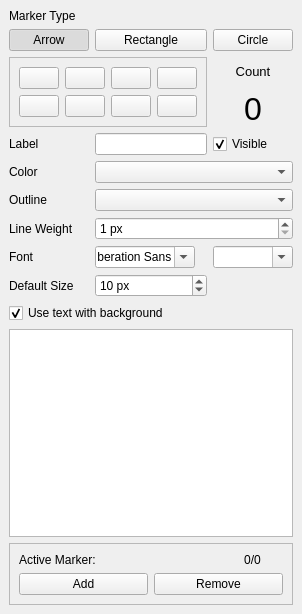
<?xml version="1.0" encoding="UTF-8"?>
<ui version="4.0">
 <class>MarkerDock</class>
 <widget class="QDockWidget" name="MarkerDock">
  <property name="geometry">
   <rect>
    <x>0</x>
    <y>0</y>
    <width>280</width>
    <height>614</height>
   </rect>
  </property>
  <property name="allowedAreas">
   <set>Qt::LeftDockWidgetArea|Qt::RightDockWidgetArea</set>
  </property>
  <property name="windowTitle">
   <string>Marker Properties</string>
  </property>
  <widget class="QWidget" name="dockWidgetContents">
   <layout class="QGridLayout" name="gridLayout_3">
    <item row="4" column="0">
     <widget class="QLabel" name="label1">
      <property name="text">
       <string>Label</string>
      </property>
     </widget>
    </item>
    <item row="1" column="0">
     <widget class="QPushButton" name="arrow">
      <property name="text">
       <string>Arrow</string>
      </property>
      <property name="icon">
       <iconset resource="imageraster.qrc">
        <normaloff>:/Resources/LineMarker.png</normaloff>:/Resources/LineMarker.png</iconset>
      </property>
      <property name="checkable">
       <bool>true</bool>
      </property>
      <property name="checked">
       <bool>true</bool>
      </property>
     </widget>
    </item>
    <item row="5" column="0">
     <widget class="QLabel" name="label_13">
      <property name="text">
       <string>Color</string>
      </property>
     </widget>
    </item>
    <item row="4" column="2">
     <widget class="QCheckBox" name="checkBox">
      <property name="text">
       <string>Visible</string>
      </property>
      <property name="checked">
       <bool>true</bool>
      </property>
     </widget>
    </item>
    <item row="5" column="1" colspan="2">
     <widget class="ColorEditor" name="color1"/>
    </item>
    <item row="0" column="0">
     <widget class="QLabel" name="label_3">
      <property name="text">
       <string>Marker Type</string>
      </property>
     </widget>
    </item>
    <item row="1" column="1">
     <widget class="QPushButton" name="rect_">
      <property name="text">
       <string>Rectangle</string>
      </property>
      <property name="icon">
       <iconset resource="imageraster.qrc">
        <normaloff>:/Resources/RectMarker.png</normaloff>:/Resources/RectMarker.png</iconset>
      </property>
      <property name="checkable">
       <bool>true</bool>
      </property>
     </widget>
    </item>
    <item row="1" column="2">
     <widget class="QPushButton" name="circle">
      <property name="text">
       <string>Circle</string>
      </property>
      <property name="icon">
       <iconset resource="imageraster.qrc">
        <normaloff>:/Resources/CircleMarker.png</normaloff>:/Resources/CircleMarker.png</iconset>
      </property>
      <property name="checkable">
       <bool>true</bool>
      </property>
     </widget>
    </item>
    <item row="2" column="2">
     <widget class="QLabel" name="label_2">
      <property name="font">
       <font>
        <pointsize>10</pointsize>
       </font>
      </property>
      <property name="text">
       <string>Count</string>
      </property>
      <property name="alignment">
       <set>Qt::AlignCenter</set>
      </property>
     </widget>
    </item>
    <item row="3" column="2">
     <widget class="LabelDelegate" name="count">
      <property name="font">
       <font>
        <pointsize>24</pointsize>
       </font>
      </property>
      <property name="text">
       <string>0</string>
      </property>
      <property name="alignment">
       <set>Qt::AlignCenter</set>
      </property>
     </widget>
    </item>
    <item row="6" column="0">
     <widget class="QLabel" name="label_9">
      <property name="text">
       <string>Outline</string>
      </property>
     </widget>
    </item>
    <item row="6" column="1" colspan="2">
     <widget class="ColorEditor" name="color2"/>
    </item>
    <item row="7" column="0">
     <widget class="QLabel" name="label_12">
      <property name="text">
       <string>Line Weight</string>
      </property>
     </widget>
    </item>
    <item row="7" column="1" colspan="2">
     <widget class="QSpinBox" name="weight">
      <property name="sizePolicy">
       <sizepolicy hsizetype="Preferred" vsizetype="Fixed">
        <horstretch>0</horstretch>
        <verstretch>0</verstretch>
       </sizepolicy>
      </property>
      <property name="suffix">
       <string> px</string>
      </property>
      <property name="minimum">
       <number>1</number>
      </property>
     </widget>
    </item>
    <item row="9" column="0">
     <widget class="QLabel" name="label_10">
      <property name="text">
       <string>Font</string>
      </property>
      <property name="scaledContents">
       <bool>true</bool>
      </property>
      <property name="wordWrap">
       <bool>false</bool>
      </property>
     </widget>
    </item>
    <item row="9" column="1">
     <widget class="QFontComboBox" name="Font">
      <property name="sizePolicy">
       <sizepolicy hsizetype="Preferred" vsizetype="Fixed">
        <horstretch>0</horstretch>
        <verstretch>0</verstretch>
       </sizepolicy>
      </property>
      <property name="maximumSize">
       <size>
        <width>100</width>
        <height>16777215</height>
       </size>
      </property>
     </widget>
    </item>
    <item row="12" column="0" colspan="3">
     <widget class="QCheckBox" name="useBackground">
      <property name="text">
       <string>Use text with background</string>
      </property>
      <property name="checked">
       <bool>true</bool>
      </property>
     </widget>
    </item>
    <item row="13" column="0" colspan="3">
     <widget class="TableView" name="view"/>
    </item>
    <item row="4" column="1">
     <widget class="QLineEdit" name="label"/>
    </item>
    <item row="9" column="2">
     <widget class="FontSizeCombo" name="fontSize">
      <property name="editable">
       <bool>true</bool>
      </property>
      <property name="currentText">
       <string/>
      </property>
      <property name="currentIndex">
       <number>-1</number>
      </property>
     </widget>
    </item>
    <item row="2" column="0" rowspan="2" colspan="2">
     <widget class="QFrame" name="frame_2">
      <property name="frameShape">
       <enum>QFrame::StyledPanel</enum>
      </property>
      <property name="frameShadow">
       <enum>QFrame::Raised</enum>
      </property>
      <layout class="QGridLayout" name="gridLayout_2">
       <item row="0" column="0">
        <widget class="QPushButton" name="bw">
         <property name="sizePolicy">
          <sizepolicy hsizetype="Maximum" vsizetype="Fixed">
           <horstretch>0</horstretch>
           <verstretch>0</verstretch>
          </sizepolicy>
         </property>
         <property name="toolTip">
          <string>Black/White</string>
         </property>
         <property name="text">
          <string/>
         </property>
         <property name="icon">
          <iconset resource="imageraster.qrc">
           <normaloff>:/Resources/Preset1.png</normaloff>:/Resources/Preset1.png</iconset>
         </property>
        </widget>
       </item>
       <item row="0" column="1">
        <widget class="QPushButton" name="fuchsia">
         <property name="sizePolicy">
          <sizepolicy hsizetype="Maximum" vsizetype="Fixed">
           <horstretch>0</horstretch>
           <verstretch>0</verstretch>
          </sizepolicy>
         </property>
         <property name="toolTip">
          <string>Fuchsia/Black</string>
         </property>
         <property name="text">
          <string/>
         </property>
         <property name="icon">
          <iconset resource="imageraster.qrc">
           <normaloff>:/Resources/Preset2.png</normaloff>:/Resources/Preset2.png</iconset>
         </property>
        </widget>
       </item>
       <item row="0" column="2">
        <widget class="QPushButton" name="green">
         <property name="sizePolicy">
          <sizepolicy hsizetype="Maximum" vsizetype="Fixed">
           <horstretch>0</horstretch>
           <verstretch>0</verstretch>
          </sizepolicy>
         </property>
         <property name="toolTip">
          <string>Green/Black</string>
         </property>
         <property name="text">
          <string/>
         </property>
         <property name="icon">
          <iconset resource="imageraster.qrc">
           <normaloff>:/Resources/Preset6.png</normaloff>:/Resources/Preset6.png</iconset>
         </property>
        </widget>
       </item>
       <item row="0" column="3">
        <widget class="QPushButton" name="mono">
         <property name="sizePolicy">
          <sizepolicy hsizetype="Maximum" vsizetype="Fixed">
           <horstretch>0</horstretch>
           <verstretch>0</verstretch>
          </sizepolicy>
         </property>
         <property name="toolTip">
          <string>Magenta/Transparent</string>
         </property>
         <property name="text">
          <string/>
         </property>
         <property name="icon">
          <iconset resource="imageraster.qrc">
           <normaloff>:/Resources/Preset7.png</normaloff>:/Resources/Preset7.png</iconset>
         </property>
        </widget>
       </item>
       <item row="1" column="0">
        <widget class="QPushButton" name="wb">
         <property name="toolTip">
          <string>White/Black</string>
         </property>
         <property name="text">
          <string/>
         </property>
         <property name="icon">
          <iconset resource="imageraster.qrc">
           <normaloff>:/Resources/Preset5.png</normaloff>:/Resources/Preset5.png</iconset>
         </property>
        </widget>
       </item>
       <item row="1" column="1">
        <widget class="QPushButton" name="cyan">
         <property name="toolTip">
          <string>Cyan/Black</string>
         </property>
         <property name="text">
          <string/>
         </property>
         <property name="icon">
          <iconset resource="imageraster.qrc">
           <normaloff>:/Resources/Preset4.png</normaloff>:/Resources/Preset4.png</iconset>
         </property>
        </widget>
       </item>
       <item row="1" column="2">
        <widget class="QPushButton" name="crimson">
         <property name="toolTip">
          <string>Crimson/Black</string>
         </property>
         <property name="text">
          <string/>
         </property>
         <property name="icon">
          <iconset resource="imageraster.qrc">
           <normaloff>:/Resources/Preset3.png</normaloff>:/Resources/Preset3.png</iconset>
         </property>
        </widget>
       </item>
       <item row="1" column="3">
        <widget class="QPushButton" name="lime">
         <property name="toolTip">
          <string>Lime/Transparent</string>
         </property>
         <property name="text">
          <string/>
         </property>
         <property name="icon">
          <iconset resource="imageraster.qrc">
           <normaloff>:/Resources/Preset8.png</normaloff>:/Resources/Preset8.png</iconset>
         </property>
        </widget>
       </item>
      </layout>
     </widget>
    </item>
    <item row="14" column="0" colspan="3">
     <widget class="QFrame" name="frame">
      <property name="minimumSize">
       <size>
        <width>200</width>
        <height>0</height>
       </size>
      </property>
      <property name="frameShape">
       <enum>QFrame::StyledPanel</enum>
      </property>
      <property name="frameShadow">
       <enum>QFrame::Sunken</enum>
      </property>
      <property name="lineWidth">
       <number>4</number>
      </property>
      <layout class="QGridLayout" name="gridLayout">
       <item row="0" column="0" colspan="3">
        <widget class="QLabel" name="active">
         <property name="text">
          <string>Active Marker:</string>
         </property>
        </widget>
       </item>
       <item row="2" column="0" colspan="2">
        <widget class="QPushButton" name="add">
         <property name="sizePolicy">
          <sizepolicy hsizetype="Preferred" vsizetype="Fixed">
           <horstretch>0</horstretch>
           <verstretch>0</verstretch>
          </sizepolicy>
         </property>
         <property name="text">
          <string>Add</string>
         </property>
        </widget>
       </item>
       <item row="2" column="2" colspan="2">
        <widget class="QPushButton" name="rem">
         <property name="sizePolicy">
          <sizepolicy hsizetype="Preferred" vsizetype="Fixed">
           <horstretch>0</horstretch>
           <verstretch>0</verstretch>
          </sizepolicy>
         </property>
         <property name="text">
          <string>Remove</string>
         </property>
        </widget>
       </item>
       <item row="0" column="3">
        <widget class="QLabel" name="position">
         <property name="text">
          <string>0/0</string>
         </property>
         <property name="alignment">
          <set>Qt::AlignCenter</set>
         </property>
        </widget>
       </item>
      </layout>
     </widget>
    </item>
    <item row="10" column="0">
     <widget class="QLabel" name="label_4">
      <property name="text">
       <string>Default Size</string>
      </property>
     </widget>
    </item>
    <item row="10" column="1">
     <widget class="QSpinBox" name="Size">
      <property name="suffix">
       <string> px</string>
      </property>
      <property name="minimum">
       <number>1</number>
      </property>
      <property name="maximum">
       <number>99999</number>
      </property>
      <property name="value">
       <number>10</number>
      </property>
     </widget>
    </item>
   </layout>
  </widget>
 </widget>
 <customwidgets>
  <customwidget>
   <class>ColorEditor</class>
   <extends>QComboBox</extends>
   <header>widgets.h</header>
  </customwidget>
  <customwidget>
   <class>FontSizeCombo</class>
   <extends>QComboBox</extends>
   <header>widgets.h</header>
  </customwidget>
  <customwidget>
   <class>TableView</class>
   <extends>QTableView</extends>
   <header>tableview.h</header>
  </customwidget>
  <customwidget>
   <class>LabelDelegate</class>
   <extends>QLabel</extends>
   <header>widgets.h</header>
  </customwidget>
 </customwidgets>
 <resources>
  <include location="imageraster.qrc"/>
 </resources>
 <connections/>
</ui>
